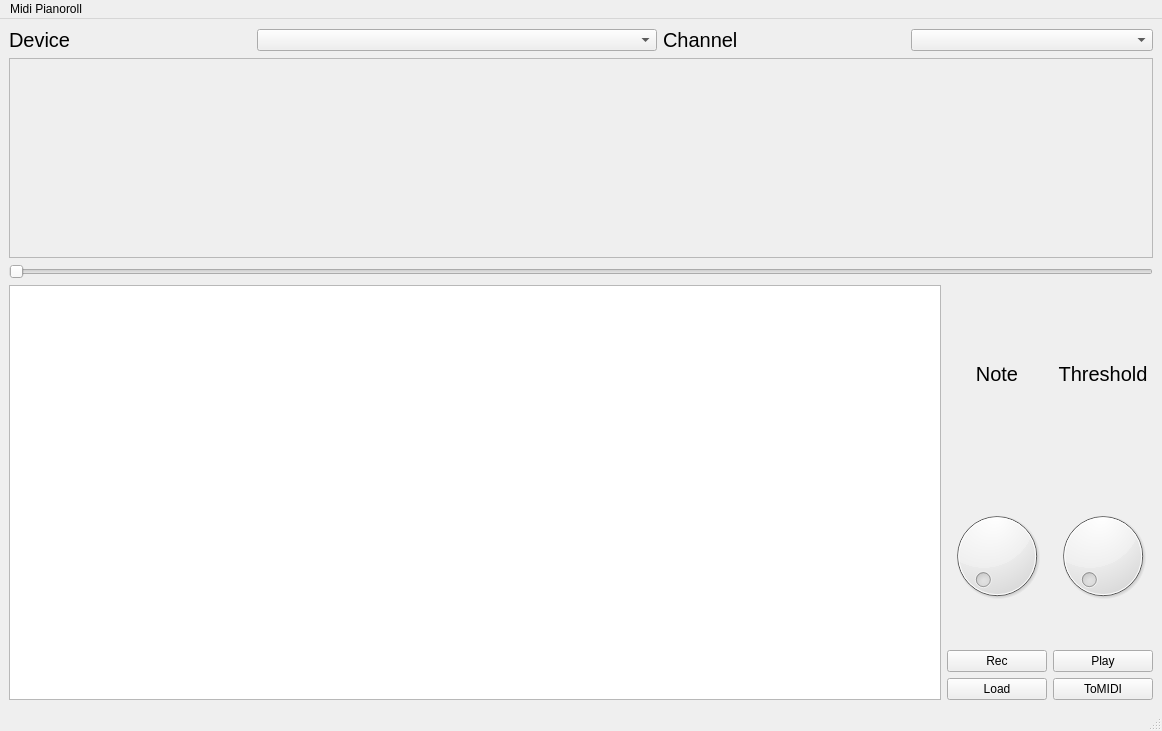
<?xml version="1.0" encoding="UTF-8"?>
<ui version="4.0">
 <class>MainWindow</class>
 <widget class="QMainWindow" name="MainWindow">
  <property name="geometry">
   <rect>
    <x>0</x>
    <y>0</y>
    <width>1162</width>
    <height>731</height>
   </rect>
  </property>
  <property name="windowTitle">
   <string>MainWindow</string>
  </property>
  <widget class="QWidget" name="centralwidget">
   <layout class="QVBoxLayout" name="verticalLayout">
    <item>
     <layout class="QHBoxLayout" name="horizontalLayout_2">
      <item>
       <widget class="QLabel" name="Device_label">
        <property name="font">
         <font>
          <pointsize>15</pointsize>
         </font>
        </property>
        <property name="text">
         <string>Device</string>
        </property>
       </widget>
      </item>
      <item>
       <widget class="QComboBox" name="device_combo">
        <property name="minimumSize">
         <size>
          <width>400</width>
          <height>0</height>
         </size>
        </property>
       </widget>
      </item>
      <item>
       <widget class="QLabel" name="Channel_label">
        <property name="font">
         <font>
          <pointsize>15</pointsize>
         </font>
        </property>
        <property name="text">
         <string>Channel</string>
        </property>
       </widget>
      </item>
      <item>
       <widget class="QComboBox" name="channel_combo"/>
      </item>
     </layout>
    </item>
    <item>
     <widget class="QFrame" name="frame_wave">
      <property name="minimumSize">
       <size>
        <width>0</width>
        <height>200</height>
       </size>
      </property>
      <property name="frameShape">
       <enum>QFrame::Shape::StyledPanel</enum>
      </property>
      <property name="frameShadow">
       <enum>QFrame::Shadow::Raised</enum>
      </property>
     </widget>
    </item>
    <item>
     <widget class="QSlider" name="wave_slider">
      <property name="orientation">
       <enum>Qt::Orientation::Horizontal</enum>
      </property>
     </widget>
    </item>
    <item>
     <layout class="QHBoxLayout" name="horizontalLayout">
      <item>
       <widget class="QTextEdit" name="log"/>
      </item>
      <item>
       <layout class="QGridLayout" name="gridLayout">
        <item row="0" column="0">
         <widget class="QLabel" name="label_3">
          <property name="font">
           <font>
            <pointsize>15</pointsize>
           </font>
          </property>
          <property name="text">
           <string>Note</string>
          </property>
          <property name="alignment">
           <set>Qt::AlignmentFlag::AlignCenter</set>
          </property>
         </widget>
        </item>
        <item row="0" column="1">
         <widget class="QLabel" name="label_4">
          <property name="font">
           <font>
            <pointsize>15</pointsize>
           </font>
          </property>
          <property name="text">
           <string>Threshold</string>
          </property>
          <property name="alignment">
           <set>Qt::AlignmentFlag::AlignCenter</set>
          </property>
         </widget>
        </item>
        <item row="1" column="0">
         <widget class="QDial" name="min_note_len_dial"/>
        </item>
        <item row="1" column="1">
         <widget class="QDial" name="amp_thresh_dial"/>
        </item>
        <item row="2" column="0">
         <widget class="QPushButton" name="btn_record">
          <property name="text">
           <string>Rec</string>
          </property>
         </widget>
        </item>
        <item row="2" column="1">
         <widget class="QPushButton" name="btn_play">
          <property name="text">
           <string>Play</string>
          </property>
         </widget>
        </item>
        <item row="3" column="0">
         <widget class="QPushButton" name="btn_load">
          <property name="text">
           <string>Load</string>
          </property>
         </widget>
        </item>
        <item row="3" column="1">
         <widget class="QPushButton" name="btn_convert">
          <property name="text">
           <string>ToMIDI</string>
          </property>
         </widget>
        </item>
       </layout>
      </item>
     </layout>
    </item>
   </layout>
  </widget>
  <widget class="QMenuBar" name="menubar">
   <property name="geometry">
    <rect>
     <x>0</x>
     <y>0</y>
     <width>1162</width>
     <height>24</height>
    </rect>
   </property>
   <widget class="QMenu" name="menuMidi_Pianoroll">
    <property name="title">
     <string>Midi Pianoroll</string>
    </property>
    <addaction name="actionOpen_Midi_Window"/>
   </widget>
   <addaction name="menuMidi_Pianoroll"/>
  </widget>
  <widget class="QStatusBar" name="statusbar"/>
  <action name="actionOpen_Midi_Window">
   <property name="text">
    <string>Open Midi Window</string>
   </property>
  </action>
 </widget>
 <resources/>
 <connections/>
</ui>
